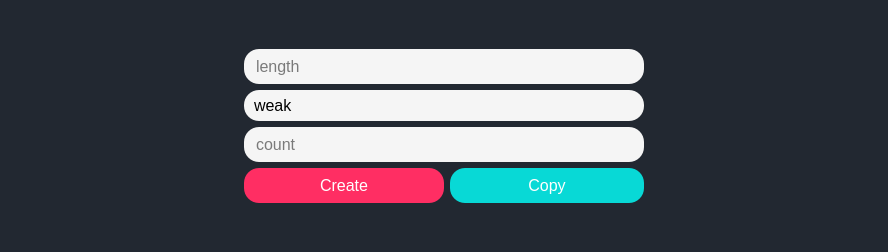
<?xml version="1.0" encoding="UTF-8"?>
<ui version="4.0">
 <class>Password_Generator</class>
 <widget class="QMainWindow" name="Password_Generator">
  <property name="geometry">
   <rect>
    <x>0</x>
    <y>0</y>
    <width>888</width>
    <height>252</height>
   </rect>
  </property>
  <property name="windowTitle">
   <string>MainWindow</string>
  </property>
  <property name="styleSheet">
   <string notr="true">background-color:#222831;</string>
  </property>
  <widget class="QWidget" name="centralwidget">
   <layout class="QVBoxLayout" name="verticalLayout_2">
    <item>
     <layout class="QGridLayout" name="gridLayout">
      <property name="sizeConstraint">
       <enum>QLayout::SetMinimumSize</enum>
      </property>
      <item row="0" column="0">
       <widget class="QLineEdit" name="length_input">
        <property name="maximumSize">
         <size>
          <width>400</width>
          <height>35</height>
         </size>
        </property>
        <property name="font">
         <font>
          <pointsize>12</pointsize>
         </font>
        </property>
        <property name="styleSheet">
         <string notr="true">background-color:#F5F5F5;
border-radius:15px;
padding:5px 10px;
</string>
        </property>
        <property name="placeholderText">
         <string>length</string>
        </property>
       </widget>
      </item>
      <item row="2" column="0">
       <widget class="QLineEdit" name="count_input">
        <property name="minimumSize">
         <size>
          <width>400</width>
          <height>30</height>
         </size>
        </property>
        <property name="maximumSize">
         <size>
          <width>400</width>
          <height>35</height>
         </size>
        </property>
        <property name="font">
         <font>
          <pointsize>12</pointsize>
         </font>
        </property>
        <property name="styleSheet">
         <string notr="true">background-color:#F5F5F5;
border-radius:15px;
padding:5px 10px;
</string>
        </property>
        <property name="placeholderText">
         <string>count</string>
        </property>
       </widget>
      </item>
      <item row="1" column="0">
       <widget class="QComboBox" name="power">
        <property name="minimumSize">
         <size>
          <width>400</width>
          <height>30</height>
         </size>
        </property>
        <property name="font">
         <font>
          <pointsize>12</pointsize>
         </font>
        </property>
        <property name="styleSheet">
         <string notr="true">QComboBox
{
background-color:#F5F5F5;
border-radius:15px;
padding:5px 10px;
} 
QComboBox::drop-down {
border-radius:1px;
padding:10px 15px;
}
</string>
        </property>
        <item>
         <property name="text">
          <string>weak</string>
         </property>
        </item>
        <item>
         <property name="text">
          <string>normal</string>
         </property>
        </item>
        <item>
         <property name="text">
          <string>strong</string>
         </property>
        </item>
       </widget>
      </item>
      <item row="3" column="0">
       <layout class="QHBoxLayout" name="horizontalLayout">
        <item>
         <widget class="QPushButton" name="create_btn">
          <property name="sizePolicy">
           <sizepolicy hsizetype="Minimum" vsizetype="Preferred">
            <horstretch>0</horstretch>
            <verstretch>0</verstretch>
           </sizepolicy>
          </property>
          <property name="minimumSize">
           <size>
            <width>200</width>
            <height>35</height>
           </size>
          </property>
          <property name="maximumSize">
           <size>
            <width>500</width>
            <height>35</height>
           </size>
          </property>
          <property name="font">
           <font>
            <pointsize>12</pointsize>
           </font>
          </property>
          <property name="cursor">
           <cursorShape>PointingHandCursor</cursorShape>
          </property>
          <property name="styleSheet">
           <string notr="true">#create_btn{
background-color:#FF2E63;
border-radius:15px;
color:white;
}
#create_btn::hover{
background-color:white;
color:#FF2E63;
}
#create_btn::pressed{
border-radius:5px;
}

</string>
          </property>
          <property name="text">
           <string>Create</string>
          </property>
         </widget>
        </item>
        <item>
         <widget class="QPushButton" name="copy_btn">
          <property name="minimumSize">
           <size>
            <width>0</width>
            <height>35</height>
           </size>
          </property>
          <property name="maximumSize">
           <size>
            <width>16777215</width>
            <height>35</height>
           </size>
          </property>
          <property name="font">
           <font>
            <pointsize>12</pointsize>
           </font>
          </property>
          <property name="cursor">
           <cursorShape>PointingHandCursor</cursorShape>
          </property>
          <property name="styleSheet">
           <string notr="true">#copy_btn{
background-color:#08D9D6;
border-radius:15px;
color:white;
}
#copy_btn::hover{
background-color:white;
color:#08D9D6;
}
#copy_btn::pressed{
border-radius:5px;
}
</string>
          </property>
          <property name="text">
           <string>Copy</string>
          </property>
         </widget>
        </item>
       </layout>
      </item>
     </layout>
    </item>
   </layout>
  </widget>
 </widget>
 <resources/>
 <connections/>
</ui>
